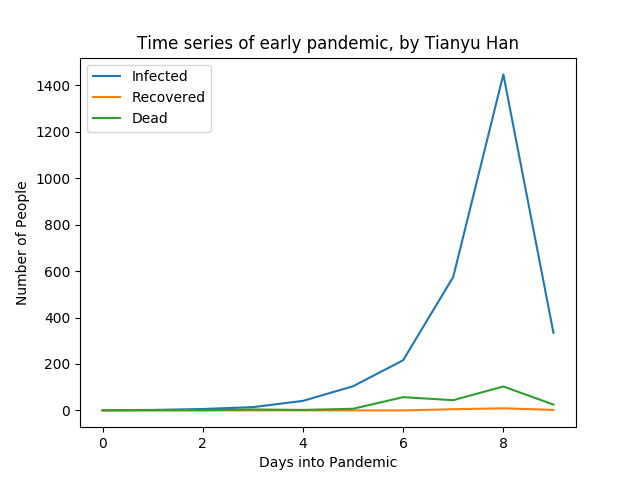

The script that saved this image:
# Name: Tianyu Han
# Student ID: 260890959

from datetime import *
import numpy as np
import matplotlib.pyplot as plt
import doctest
def date_diff(date1, date2):
    ''' (str, str) -> int
    This function takes two strings representing dates as input and returns how
    many days apart the two dates are as an integer. If the first date is earlier
    than the second one, the number will be positive; otherwise, it will be negative.

    >>> date_diff('2019-10-31', '2019-11-2')
    2
    >>> date_diff('2018-10-31', '2019-11-2')
    367
    '''
    
    date1_list = date1.split('-')
    date2_list = date2.split('-')
    date1_final = date(int(date1_list[0]), int(date1_list[1]), int(date1_list[2]))
    date2_final = date(int(date2_list[0]), int(date2_list[1]), int(date2_list[2]))
    diff = date2_final - date1_final
    return diff.days


def get_age(date1, date2):
    ''' (str, str) -> int
    This function takes two strings representing dates as input and returns how
    many complete years apart the two dates are as an integer. If the first date
    is earlier than the second one, the number will be positive; otherwise, it
    will be negative.

    >>> get_age('2018-10-31', '2019-11-2')
    1
    >>> get_age('2018-10-31', '2000-11-2')
    -17
    '''

    diff = date_diff(date1, date2)
    age = int(diff/365.2425)
    return age


def stage_three(input_filename, output_filename):
    '''(file) -> dict
    This function takes two files as input and will open the file with the name
    input_filename and read it line by line. First, take the first date in the
    first line of the file as index date. Then replace the date of each record
    with the date_diff of that date and the index date and replace the date of
    birth with age at the time of the index date. At last, replace the status
    with one of I, R and D.

    Then writes the new version of the line to a new file namedoutput_filename.
    This function will return a dictionary with the keys being each day of the
    pandemic (integer) and the values being a dictionary with how many people
    are in each state on that day.

    >>> stage_three('stage2.tsv', 'stage3.tsv')
    {0: {'I': 1, 'D': 0, 'R': 0}, 1: {'I': 2, 'D': 1, 'R': 0}, 2: {'I': 6, 'D': 1, 'R': 0}, \
3: {'I': 14, 'D': 4, 'R': 0}, 4: {'I': 41, 'D': 2, 'R': 0}, 5: {'I': 104, 'D': 7, 'R': 0}, \
6: {'I': 216, 'D': 57, 'R': 0}, 7: {'I': 575, 'D': 44, 'R': 5}, 8: {'I': 1447, 'D': 103, 'R': 9}, \
9: {'I': 334, 'D': 25, 'R': 2}}
    '''

    # open the two files
    in_file = open(input_filename, 'r', encoding = 'utf-8')
    out_file = open(output_filename, 'w+', encoding = 'utf-8')

    # use file.readlines() to create a list containing every line of the input file
    content = in_file.readlines()
    in_file.close()

    # determine the index date
    index_date = content[0].split('\t')[2]

    # create some helper variables
    result = {}
    different_dates = []
    sorted_different_dates = []

    # use for loop to make changes to the lines
    for element in content:
        new_string = ''
        a = element.split('\t')
        a[2] = str(date_diff(index_date, a[2]))
        a[3] = str(0 - get_age(index_date, a[3]))
        a[6] = a[6][0]
        if a[6] == 'M':
            a[6] = 'D'
        for units in a:
            new_string += '\t' + units
        out_file.write(new_string[1:]) # write the lines to the output file
        
    out_file.seek(0)
    second_content = out_file.readlines()
    out_file.close()

    # use for loop and a helper variable to sort the keys
    for sub_list in second_content:
        a = sub_list.split('\t')
        different_dates.append(a[2])
        for dates in different_dates:
            if dates not in sorted_different_dates:
                sorted_different_dates.append(dates)

    # use another for loop to create dictionary for each key
    for i in sorted_different_dates:
        sub_dic = {'I': 0, 'D': 0, 'R': 0}
        for sub_list in second_content:
            splitted_string = sub_list.split('\t')
            if splitted_string[2] == i:
                if splitted_string[6] == 'I':
                    sub_dic['I'] += 1
                elif splitted_string[6] == 'D' or splitted_string[6] == 'M':
                    sub_dic['D'] += 1
                else:
                    sub_dic['R'] += 1
                result[int(i)] = sub_dic
    return result
    

def plot_time_series(d):
    ''' (dict) -> list
    This function takes a dictionary of dictionaries as input and return
    a list of lists where each sublist represents each day of the pandemic,
    with the format of [how many people infected, how many people recovered,
    how many people dead].

    >>> d = stage_three('stage2.tsv', 'stage3.tsv')
    >>> plot_time_series(d)
    [[1, 0, 0], [2, 0, 1], [6, 0, 1], [14, 0, 4], [41, 0, 2], [104, 0, 7], \
[216, 0, 57], [575, 5, 44], [1447, 9, 103], [334, 2, 25]]
    '''

    # use dict.values() to get all the values in the input d
    values = list(d.values())
    result = []

    # use for loop to create the list as required
    for element in values:
        new_list = []
        new_list.append(element['I'])
        new_list.append(element['R'])
        new_list.append(element['D'])
        result.append(new_list)

    # use numpy and matplotlib to generate the plot
    x = np.arange(0, 3)
    y = np.arange(0, 11)
    plt.title("Time series of early pandemic, by Tianyu Han")
    plt.xlabel("Days into Pandemic")
    plt.ylabel("Number of People")
    plt.plot(result)
    plt.legend(['Infected', 'Recovered', 'Dead'])
    plt.savefig('time_series')
    return result
        





######################################################
if __name__ == '__main__':
    doctest.testmod()
